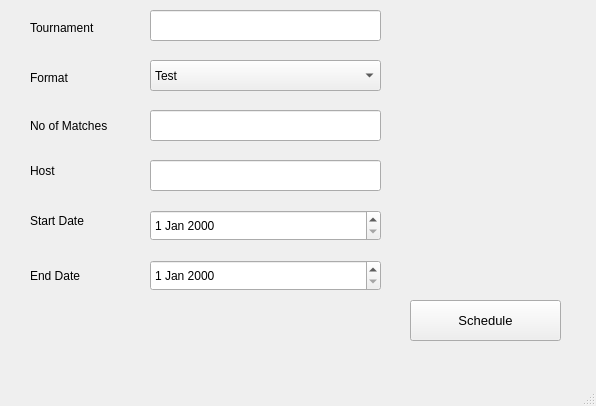
<?xml version="1.0" encoding="UTF-8"?>
<ui version="4.0">
 <class>MainWindow</class>
 <widget class="QMainWindow" name="MainWindow">
  <property name="geometry">
   <rect>
    <x>0</x>
    <y>0</y>
    <width>596</width>
    <height>406</height>
   </rect>
  </property>
  <property name="windowTitle">
   <string>MainWindow</string>
  </property>
  <widget class="QWidget" name="centralwidget">
   <widget class="QLabel" name="label">
    <property name="geometry">
     <rect>
      <x>30</x>
      <y>110</y>
      <width>151</width>
      <height>31</height>
     </rect>
    </property>
    <property name="text">
     <string>No of Matches</string>
    </property>
   </widget>
   <widget class="QLabel" name="label_2">
    <property name="geometry">
     <rect>
      <x>30</x>
      <y>160</y>
      <width>101</width>
      <height>21</height>
     </rect>
    </property>
    <property name="text">
     <string>Host</string>
    </property>
   </widget>
   <widget class="QLabel" name="label_3">
    <property name="geometry">
     <rect>
      <x>30</x>
      <y>210</y>
      <width>91</width>
      <height>21</height>
     </rect>
    </property>
    <property name="text">
     <string>Start Date</string>
    </property>
   </widget>
   <widget class="QLabel" name="label_4">
    <property name="geometry">
     <rect>
      <x>30</x>
      <y>260</y>
      <width>101</width>
      <height>31</height>
     </rect>
    </property>
    <property name="text">
     <string>End Date</string>
    </property>
   </widget>
   <widget class="QLineEdit" name="lineEdit">
    <property name="geometry">
     <rect>
      <x>150</x>
      <y>160</y>
      <width>231</width>
      <height>31</height>
     </rect>
    </property>
   </widget>
   <widget class="QComboBox" name="comboBox_2">
    <property name="geometry">
     <rect>
      <x>150</x>
      <y>60</y>
      <width>231</width>
      <height>31</height>
     </rect>
    </property>
    <item>
     <property name="text">
      <string>Test</string>
     </property>
    </item>
    <item>
     <property name="text">
      <string>ODI</string>
     </property>
    </item>
    <item>
     <property name="text">
      <string>T20</string>
     </property>
    </item>
    <item>
     <property name="text">
      <string>ALL</string>
     </property>
    </item>
   </widget>
   <widget class="QDateEdit" name="dateEdit">
    <property name="geometry">
     <rect>
      <x>150</x>
      <y>260</y>
      <width>231</width>
      <height>31</height>
     </rect>
    </property>
   </widget>
   <widget class="QPushButton" name="pushButton">
    <property name="geometry">
     <rect>
      <x>410</x>
      <y>300</y>
      <width>151</width>
      <height>41</height>
     </rect>
    </property>
    <property name="font">
     <font>
      <pointsize>10</pointsize>
     </font>
    </property>
    <property name="text">
     <string>Schedule</string>
    </property>
   </widget>
   <widget class="QLabel" name="label_5">
    <property name="geometry">
     <rect>
      <x>30</x>
      <y>20</y>
      <width>131</width>
      <height>16</height>
     </rect>
    </property>
    <property name="text">
     <string>Tournament</string>
    </property>
   </widget>
   <widget class="QLabel" name="label_6">
    <property name="geometry">
     <rect>
      <x>30</x>
      <y>70</y>
      <width>81</width>
      <height>16</height>
     </rect>
    </property>
    <property name="text">
     <string>Format</string>
    </property>
   </widget>
   <widget class="QLineEdit" name="lineEdit_2">
    <property name="geometry">
     <rect>
      <x>150</x>
      <y>10</y>
      <width>231</width>
      <height>31</height>
     </rect>
    </property>
   </widget>
   <widget class="QDateEdit" name="dateEdit_2">
    <property name="geometry">
     <rect>
      <x>150</x>
      <y>210</y>
      <width>231</width>
      <height>31</height>
     </rect>
    </property>
   </widget>
   <widget class="QLineEdit" name="lineEdit_3">
    <property name="geometry">
     <rect>
      <x>150</x>
      <y>110</y>
      <width>231</width>
      <height>31</height>
     </rect>
    </property>
   </widget>
  </widget>
  <widget class="QMenuBar" name="menubar">
   <property name="geometry">
    <rect>
     <x>0</x>
     <y>0</y>
     <width>596</width>
     <height>26</height>
    </rect>
   </property>
  </widget>
  <widget class="QStatusBar" name="statusbar"/>
 </widget>
 <resources/>
 <connections/>
</ui>
